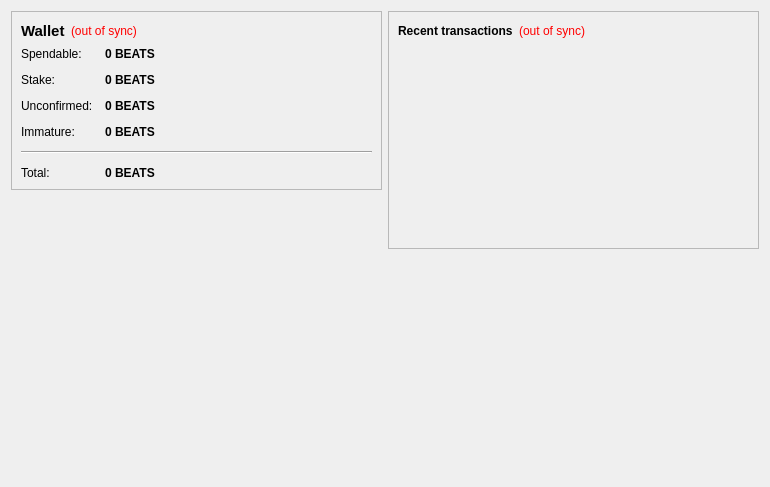
<?xml version="1.0" encoding="UTF-8"?>
<ui version="4.0">
 <class>OverviewPage</class>
 <widget class="QWidget" name="OverviewPage">
  <property name="geometry">
   <rect>
    <x>0</x>
    <y>0</y>
    <width>770</width>
    <height>487</height>
   </rect>
  </property>
  <property name="windowTitle">
   <string>Form</string>
  </property>
  <layout class="QHBoxLayout" name="horizontalLayout" stretch="1,1">
   <item>
    <layout class="QVBoxLayout" name="verticalLayout_2">
     <item>
      <widget class="QFrame" name="frame">
       <property name="frameShape">
        <enum>QFrame::StyledPanel</enum>
       </property>
       <property name="frameShadow">
        <enum>QFrame::Raised</enum>
       </property>
       <layout class="QVBoxLayout" name="verticalLayout_4">
        <item>
         <layout class="QHBoxLayout" name="horizontalLayout_4">
          <item>
           <widget class="QLabel" name="label_5">
            <property name="font">
             <font>
              <pointsize>11</pointsize>
              <weight>75</weight>
              <bold>true</bold>
             </font>
            </property>
            <property name="text">
             <string>Wallet</string>
            </property>
           </widget>
          </item>
          <item>
           <widget class="QLabel" name="labelWalletStatus">
            <property name="toolTip">
             <string>The displayed information may be out of date. Your wallet automatically synchronizes with the BeatsCoin network after a connection is established, but this process has not completed yet.</string>
            </property>
            <property name="styleSheet">
             <string notr="true">QLabel { color: red; }</string>
            </property>
            <property name="text">
             <string notr="true">(out of sync)</string>
            </property>
            <property name="alignment">
             <set>Qt::AlignLeading|Qt::AlignLeft|Qt::AlignVCenter</set>
            </property>
           </widget>
          </item>
          <item>
           <spacer name="horizontalSpacer_2">
            <property name="orientation">
             <enum>Qt::Horizontal</enum>
            </property>
            <property name="sizeHint" stdset="0">
             <size>
              <width>40</width>
              <height>20</height>
             </size>
            </property>
           </spacer>
          </item>
         </layout>
        </item>
        <item>
         <layout class="QFormLayout" name="formLayout_2">
          <property name="fieldGrowthPolicy">
           <enum>QFormLayout::AllNonFixedFieldsGrow</enum>
          </property>
          <property name="horizontalSpacing">
           <number>12</number>
          </property>
          <property name="verticalSpacing">
           <number>12</number>
          </property>
          <item row="0" column="0">
           <widget class="QLabel" name="label">
            <property name="text">
             <string>Spendable:</string>
            </property>
           </widget>
          </item>
          <item row="0" column="1">
           <widget class="QLabel" name="labelBalance">
            <property name="font">
             <font>
              <weight>75</weight>
              <bold>true</bold>
             </font>
            </property>
            <property name="cursor">
             <cursorShape>IBeamCursor</cursorShape>
            </property>
            <property name="toolTip">
             <string>Your current spendable balance</string>
            </property>
            <property name="text">
             <string notr="true">0 BEATS</string>
            </property>
            <property name="textInteractionFlags">
             <set>Qt::LinksAccessibleByMouse|Qt::TextSelectableByKeyboard|Qt::TextSelectableByMouse</set>
            </property>
           </widget>
          </item>
          <item row="1" column="0">
           <widget class="QLabel" name="label_6">
            <property name="text">
             <string>Stake:</string>
            </property>
           </widget>
          </item>
          <item row="1" column="1">
           <widget class="QLabel" name="labelStake">
            <property name="font">
             <font>
              <weight>75</weight>
              <bold>true</bold>
             </font>
            </property>
            <property name="cursor">
             <cursorShape>IBeamCursor</cursorShape>
            </property>
            <property name="toolTip">
             <string>Total of coins that was staked, and do not yet count toward the current balance</string>
            </property>
            <property name="text">
             <string notr="true">0 BEATS</string>
            </property>
            <property name="textInteractionFlags">
             <set>Qt::LinksAccessibleByMouse|Qt::TextSelectableByKeyboard|Qt::TextSelectableByMouse</set>
            </property>
           </widget>
          </item>
          <item row="2" column="0">
           <widget class="QLabel" name="label_3">
            <property name="text">
             <string>Unconfirmed:</string>
            </property>
           </widget>
          </item>
          <item row="2" column="1">
           <widget class="QLabel" name="labelUnconfirmed">
            <property name="font">
             <font>
              <weight>75</weight>
              <bold>true</bold>
             </font>
            </property>
            <property name="cursor">
             <cursorShape>IBeamCursor</cursorShape>
            </property>
            <property name="toolTip">
             <string>Total of transactions that have yet to be confirmed, and do not yet count toward the current balance</string>
            </property>
            <property name="text">
             <string notr="true">0 BEATS</string>
            </property>
            <property name="textInteractionFlags">
             <set>Qt::LinksAccessibleByMouse|Qt::TextSelectableByKeyboard|Qt::TextSelectableByMouse</set>
            </property>
           </widget>
          </item>
          <item row="3" column="0">
           <widget class="QLabel" name="labelImmatureText">
            <property name="text">
             <string>Immature:</string>
            </property>
           </widget>
          </item>
          <item row="3" column="1">
           <widget class="QLabel" name="labelImmature">
            <property name="font">
             <font>
              <weight>75</weight>
              <bold>true</bold>
             </font>
            </property>
            <property name="toolTip">
             <string>Mined balance that has not yet matured</string>
            </property>
            <property name="text">
             <string notr="true">0 BEATS</string>
            </property>
            <property name="textInteractionFlags">
             <set>Qt::LinksAccessibleByMouse|Qt::TextSelectableByKeyboard|Qt::TextSelectableByMouse</set>
            </property>
           </widget>
          </item>
          <item row="4" column="0" colspan="2">
           <widget class="Line" name="line">
            <property name="orientation">
             <enum>Qt::Horizontal</enum>
            </property>
           </widget>
          </item>
          <item row="5" column="0">
           <widget class="QLabel" name="labelTotalText">
            <property name="text">
             <string>Total:</string>
            </property>
           </widget>
          </item>
          <item row="5" column="1">
           <widget class="QLabel" name="labelTotal">
            <property name="font">
             <font>
              <weight>75</weight>
              <bold>true</bold>
             </font>
            </property>
            <property name="cursor">
             <cursorShape>IBeamCursor</cursorShape>
            </property>
            <property name="toolTip">
             <string>Your current total balance</string>
            </property>
            <property name="text">
             <string notr="true">0 BEATS</string>
            </property>
            <property name="textInteractionFlags">
             <set>Qt::LinksAccessibleByMouse|Qt::TextSelectableByKeyboard|Qt::TextSelectableByMouse</set>
            </property>
           </widget>
          </item>
         </layout>
        </item>
       </layout>
      </widget>
     </item>
     <item>
      <spacer name="verticalSpacer">
       <property name="orientation">
        <enum>Qt::Vertical</enum>
       </property>
       <property name="sizeHint" stdset="0">
        <size>
         <width>20</width>
         <height>40</height>
        </size>
       </property>
      </spacer>
     </item>
     <item>
      <widget class="QLabel" name="label_2">
       <property name="autoFillBackground">
        <bool>true</bool>
       </property>
       <property name="text">
        <string/>
       </property>
       <property name="pixmap">
        <pixmap resource="../bitcoin.qrc">:/icons/drmbg</pixmap>
       </property>
       <property name="scaledContents">
        <bool>false</bool>
       </property>
       <property name="margin">
        <number>0</number>
       </property>
      </widget>
     </item>
    </layout>
   </item>
   <item>
    <layout class="QVBoxLayout" name="verticalLayout_3">
     <item>
      <widget class="QFrame" name="frame_2">
       <property name="frameShape">
        <enum>QFrame::StyledPanel</enum>
       </property>
       <property name="frameShadow">
        <enum>QFrame::Raised</enum>
       </property>
       <layout class="QVBoxLayout" name="verticalLayout">
        <item>
         <layout class="QHBoxLayout" name="horizontalLayout_2">
          <item>
           <widget class="QLabel" name="label_4">
            <property name="text">
             <string>&lt;b&gt;Recent transactions&lt;/b&gt;</string>
            </property>
           </widget>
          </item>
          <item>
           <widget class="QLabel" name="labelTransactionsStatus">
            <property name="toolTip">
             <string>The displayed information may be out of date. Your wallet automatically synchronizes with the BeatsCoin network after a connection is established, but this process has not completed yet.</string>
            </property>
            <property name="styleSheet">
             <string notr="true">QLabel { color: red; }</string>
            </property>
            <property name="text">
             <string notr="true">(out of sync)</string>
            </property>
            <property name="alignment">
             <set>Qt::AlignRight|Qt::AlignTrailing|Qt::AlignVCenter</set>
            </property>
           </widget>
          </item>
          <item>
           <spacer name="horizontalSpacer">
            <property name="orientation">
             <enum>Qt::Horizontal</enum>
            </property>
            <property name="sizeHint" stdset="0">
             <size>
              <width>40</width>
              <height>20</height>
             </size>
            </property>
           </spacer>
          </item>
         </layout>
        </item>
        <item>
         <widget class="QListView" name="listTransactions">
          <property name="styleSheet">
           <string notr="true">QListView { background: transparent; }</string>
          </property>
          <property name="frameShape">
           <enum>QFrame::NoFrame</enum>
          </property>
          <property name="verticalScrollBarPolicy">
           <enum>Qt::ScrollBarAlwaysOff</enum>
          </property>
          <property name="horizontalScrollBarPolicy">
           <enum>Qt::ScrollBarAlwaysOff</enum>
          </property>
          <property name="selectionMode">
           <enum>QAbstractItemView::NoSelection</enum>
          </property>
         </widget>
        </item>
       </layout>
      </widget>
     </item>
     <item>
      <spacer name="verticalSpacer_2">
       <property name="orientation">
        <enum>Qt::Vertical</enum>
       </property>
       <property name="sizeHint" stdset="0">
        <size>
         <width>20</width>
         <height>40</height>
        </size>
       </property>
      </spacer>
     </item>
    </layout>
   </item>
  </layout>
 </widget>
 <resources/>
 <connections/>
</ui>
